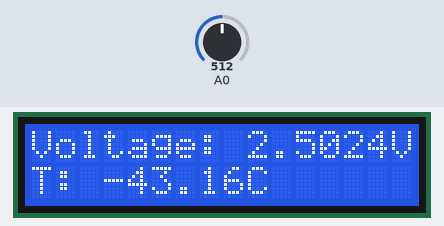
Simulated run of this sketch. Board: Arduino Uno, built with avr-gcc and run on an emulated ATmega328P. On the bench: 16×2 character LCD. The inputs (shaded band) are chosen by the test bench; at power-on: A0 = 512.

Above: at 2.7 s.
2.8 s: A0 set to 716
At 4.2 s:
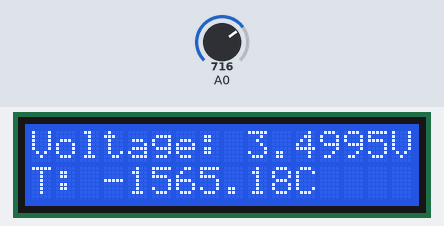
5.0 s: A0 set to 542
At 6.1 s:
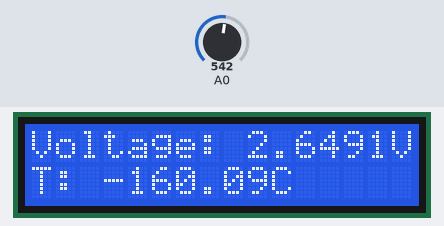
7.0 s: A0 set to 514
At 8.0 s:
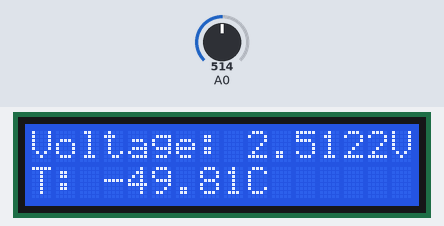
Timing chart, 0 to 10.0 s (numbered marks = the images above; inputs shaded):
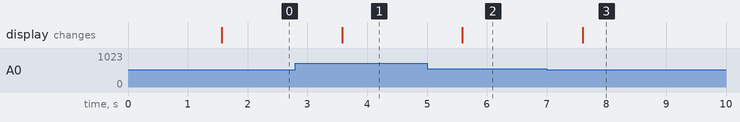

Measured:
- after the input at 2.8 s, the display: changes after 0.78 s (image 1)
- after the input at 5.0 s, the display: changes after 0.59 s (image 2)
- after the input at 7.0 s, the display: changes after 0.60 s (image 3)

The sketch:

main.ino
```cpp
#include <LiquidCrystal.h>
#include <math.h>

LiquidCrystal lcd(12, 11, 5, 4, 3, 2);

void setup() {
  analogReference(DEFAULT);
  lcd.begin(16, 2);
  lcd.print("Voltage Meter");
  delay(1500);
  lcd.clear();
}

void loop() {
  int raw = analogRead(A0);
  float volts = raw * (5.0 / 1023.0);

  double a0 = -3730.0634686797857;
  double a1 = 3618.449107721448;
  double a2 = -857.2127421665937;

  double T = 0;

  T = a0 + a1*volts + a2*volts*volts;

  lcd.setCursor(0, 0);
  lcd.print("Voltage: ");
  lcd.print(volts, 4);
  lcd.print("V  ");

  lcd.setCursor(0,1);
  lcd.print("T: ");
  lcd.print(T,2);
  lcd.print("C ");

  delay(1000);
}
```
